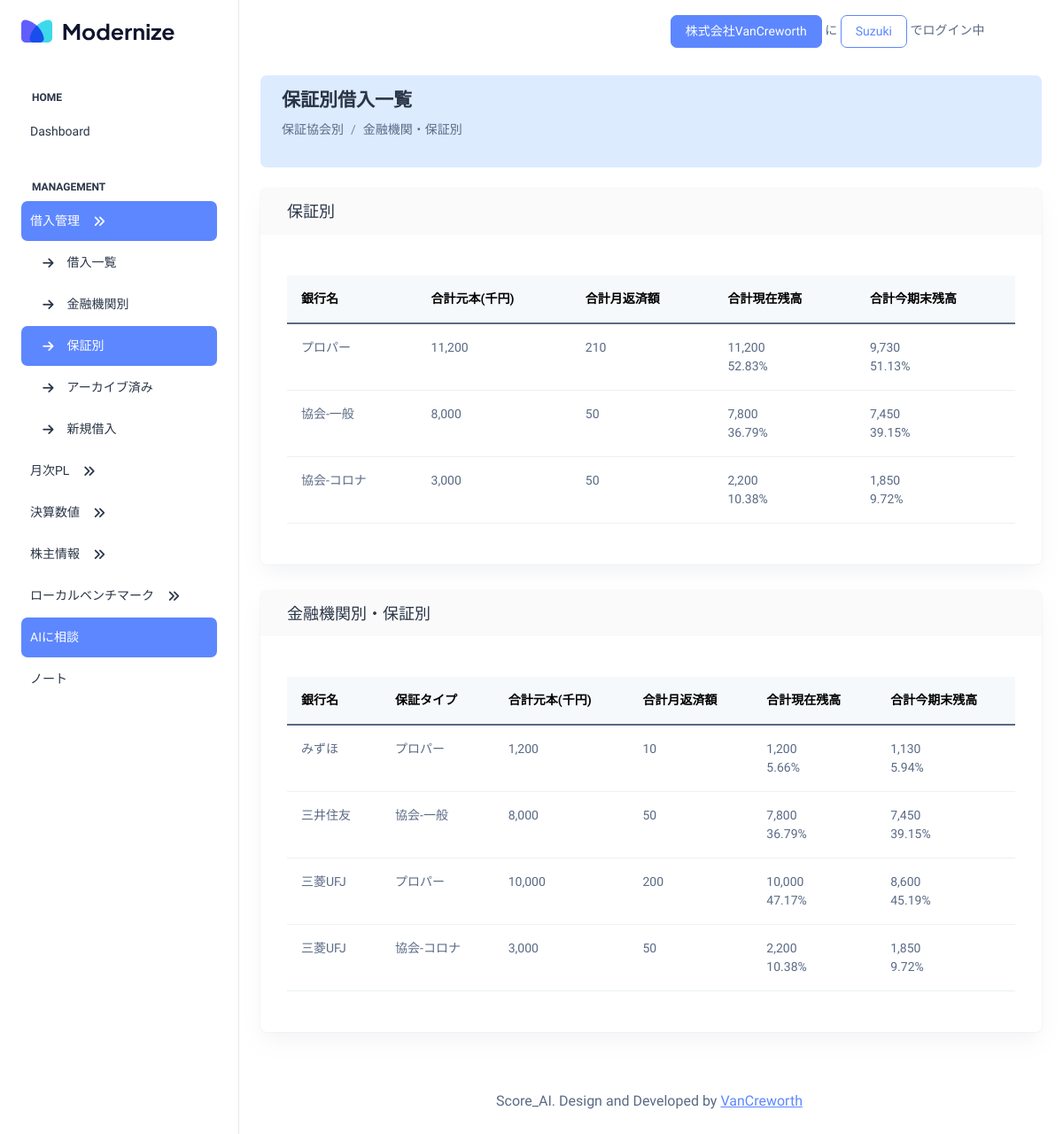
Screenshot of /debts_bySecuredType/ (signed in) with the database file from the repository.
### scoreai/models.py (models this page shows, shortened)
class Company(models.Model):
    id = models.CharField(primary_key=True, default=ulid.new, editable=False, max_length=26)
    name = models.CharField(max_length=255)
    fiscal_month = models.IntegerField("決算月", validators=[MinValueValidator(1), MaxValueValidator(12)])
    code = models.CharField(max_length=20, unique=True)
    industry_classification = models.ForeignKey('IndustryClassification', on_delete=models.SET_NULL, null=True, blank=True)
    industry_subclassification = models.ForeignKey('IndustrySubClassification', on_delete=models.SET_NULL, null=True, blank=True)
    COMPANY_SIZE_CHOICES = [
        ('s', '小規模'),
        ('m', '中規模'),
        ('l', '大規模'),
    ]
    company_size = models.CharField(
        "Company Size",
        max_length=10,
        choices=COMPANY_SIZE_CHOICES,
        default='s',
    )
    def __str__(self):
        return self.name

class User(AbstractUser):
    email = models.EmailField('メールアドレス', unique=True, max_length=255)
    username = models.CharField(
        'ユーザー名',
        max_length=20,
        unique=True,
        help_text='20文字以下のユーザー名を入力してください。',
        validators=[UnicodeUsernameValidator()],
        error_messages={
            'unique': "このユーザー名は既に使用されています。",
        },
    )
    is_active = models.BooleanField(
        'Active',
        default=True,
        help_text='IF the user is Active or not.'
    )
    is_financial_consultant = models.BooleanField(default=False)
    is_company_user = models.BooleanField(default=False)
    is_manager = models.BooleanField(default=False)
    created_at = models.DateTimeField(auto_now_add=True)
    updated_at = models.DateTimeField(auto_now=True)
    first_name = None
    last_name = None
    date_joined = None
    groups = None
    USERNAME_FIELD = 'email'
    REQUIRED_FIELDS = ['username']
    class Meta:
        verbose_name = 'ユーザー'
        verbose_name_plural = 'ユーザー'

class SecuredType(models.Model):
    name = models.CharField('保証区分', max_length=60)
    def __str__(self):
        return self.name

class FinancialInstitution(models.Model):
    name = models.CharField(max_length=255)
    short_name = models.CharField(max_length=24)
    JBAcode = models.CharField(max_length=6, unique=True)  # ユニーク制を追加
    bank_category =  models.CharField(
        max_length=50,
        choices=(
            ('都市銀行', '都市銀行'),
            ('地方銀行', '地方銀行'),
            ('第二地銀協加盟行', '第二地銀協加盟行'),
            ('信金中央金庫', '信金中央金庫'),
            ('信用金庫', '信用金庫'),
            ('商工組合中央金庫', '商工組合中央金庫'),
            ('労働金庫連合会', '労働金庫連合会'),
            ('農林中央金庫', '農林中央金庫'),
            ('政府関係機関', '政府関係機関'),
            ('信用組合', '信用組合'),
            ('その他', 'その他'),
        ),
        default = '地方銀行',
    )
    def __str__(self):
        return self.short_name

### scoreai/views.py (the view)
# urls.py: path('debts_bySecuredType/', DebtsBySecuredTypeListView.as_view(), name='debts_bySecuredType'),
class DebtsBySecuredTypeListView(LoginRequiredMixin, SelectedCompanyMixin, ListView):
    model = Debt
    template_name = 'scoreai/debt_list_bySecuredType.html'
    context_object_name = 'debt_list'
    def get_context_data(self, **kwargs):
        context = super().get_context_data(**kwargs)
        debt_list, debt_list_totals, debt_list_nodisplay, debt_list_rescheduled, debt_list_finished = get_debt_list(self.this_company)
        debt_list_bySecuredType = get_debt_list_byAny('secured_type', debt_list)
        debt_list_byBankAndSecuredType = get_debt_list_byBankAndSecuredType(debt_list)
        context.update({
            'title': '保証別借入一覧',
            'debt_list_totals': debt_list_totals,
            'debt_list_bySecuredType': debt_list_bySecuredType,
            'debt_list_byBankAndSecuredType': debt_list_byBankAndSecuredType,
        })
        return context

### scoreai/context_processors.py (called while the page is built)
def selected_company(request):
    if request.user.is_authenticated:
        selected_company = UserCompany.objects.filter(user=request.user, is_selected=True).first()
        return {'this_company': selected_company.company if selected_company else None}
    return {'this_company': None}

### scoreai/mixins.py (called while the page is built)
    def dispatch(self, request, *args, **kwargs):
        self.this_company = self.get_selected_company()
        return super().dispatch(request, *args, **kwargs)

    def get_selected_company(self):
        user = self.request.user
        user_company = UserCompany.objects.filter(user=user, is_selected=True).first()
        return user_company.company if user_company else None

    def get_context_data(self, **kwargs):
        context = super().get_context_data(**kwargs)
        context['this_company'] = self.this_company
        return context

    def get_queryset(self):
        queryset = super().get_queryset()
        return self.filter_by_selected_company(queryset)

    def filter_by_selected_company(self, queryset):
        if self.this_company:
            return queryset.filter(company=self.this_company)
        return queryset.none()

### scoreai/models.py (called while the page is built)
    @property
    def remaining_months(self):
        payment_terms = self.payment_terms
        elapsed_months = self.elapsed_months
        return max(0, payment_terms - elapsed_months)

    @property
    def elapsed_months(self):
        start_date = self.start_date
        now = datetime.now()
        return (now.year - start_date.year) * 12 + (now.month - start_date.month)

    def balance_after_months(self, months):
        projected_balance = self.principal - (self.monthly_repayment * months)  # Ensure this method returns a number
        projected_interest_amount = projected_balance * self.interest_rate / 12 / 100
        return max(0, projected_balance), max(0,projected_interest_amount)

    @property
    def balances_monthly(self):
        start_month = self.elapsed_months
        return [self.balance_after_months(month)[0] for month in range(start_month, start_month + 12)]

    @property
    def interest_amount_monthly(self):
        start_month = self.elapsed_months
        return [int(self.balance_after_months(month)[0]*self.interest_rate) for month in range(start_month, start_month + 12)]

    @property
    def balance_fy1(self):
        months_to_fy1 = self.elapsed_months + self.fiscal_year_months
        return self.balance_after_months(months_to_fy1)[0]

### templates/scoreai/debt_list_bySecuredType.html (shortened to what this page needs)
{% extends "scoreai/base.html" %}
{% load static %}
{% load humanize %}
{% load custom_filters %}
{% block head %}
<link rel="stylesheet" href="https://cdn.datatables.net/2.0.8/css/dataTables.dataTables.css">
{% endblock %}
{% block breadcrumb %}
<nav aria-label="breadcrumb">
  <ol class="breadcrumb">
    <li class="breadcrumb-item">
      <a class="text-muted text-decoration-none" href="#bySecuredType">保証協会別</a>
    </li>
    <li class="breadcrumb-item">
      <a class="text-muted text-decoration-none" href="#byBankAndSecured">金融機関・保証別</a>
    </li>
  </ol>
</nav>
{% endblock %}
{% block content %}
<div class="row">
  <div class="col-lg-12 d-flex align-items-strech">
    <div class="card w-100">
      <div class="card-header">
        <h5 class="card-title mb-0">保証別</h5>
      </div>
      <div class="card-body">
        <table class="table" id="debt_list_bySecuredType_table">
          <thead class="table-light">
            <tr>
              <th>銀行名</th>
              <th>合計元本(千円)</th>
              <th>合計月返済額</th>
              <th>合計現在残高</th>
              <th>合計今期末残高</th>
            </tr>
          </thead>
          <tbody class="table-group-divider">
            {% for debt in debt_list_bySecuredType %}
            <tr>
              <td>{{ debt.secured_type }}</td>
              <td>{{ debt.principal|to_thousands|intcomma }}</td>
              <td>{{ debt.monthly_repayment|to_thousands|intcomma }}</td>
              <td>{{ debt.balances_monthly.0|to_thousands|intcomma }}<br>{{debt.balances_monthly.0|percentage:debt_list_totals.total_balances_monthly.0 }}</td>
              <td>{{ debt.balance_fy1|to_thousands|intcomma }}<br>{{debt.balance_fy1|percentage:debt_list_totals.total_balance_fy1 }}</td>
            </tr>
            {% endfor %}
          </tbody>
        </table>
      </div>
    </div>
  </div>
</div>
<div class="row">
  <div class="col-lg-12 d-flex align-items-strech">
    <div class="card w-100">
      <div class="card-header">
        <h5 class="card-title mb-0">金融機関別・保証別</h5>
      </div>
      <div class="card-body">
        <table class="table" id="debt_list_byBankAndSecuredType_table">
          <thead class="table-light">
            <tr>
              <th>銀行名</th>
              <th>保証タイプ</th>
              <th>合計元本(千円)</th>
              <th>合計月返済額</th>
              <th>合計現在残高</th>
              <th>合計今期末残高</th>
            </tr>
          </thead>
          <tbody class="table-group-divider">
            {% for debt in debt_list_byBankAndSecuredType %}
            <tr>
              <td>{{ debt.financial_institution }}</td>
              <td>{{ debt.secured_type }}</td>
              <td>{{ debt.principal|to_thousands|intcomma }}</td>
              <td>{{ debt.monthly_repayment|to_thousands|intcomma }}</td>
              <td>{{ debt.balances_monthly.0|to_thousands|intcomma}}<br>{{debt.balances_monthly.0|percentage:debt_list_totals.total_balances_monthly.0 }}</td>
              <td>{{ debt.balance_fy1|to_thousands|intcomma }}<br>{{debt.balance_fy1|percentage:debt_list_totals.total_balance_fy1 }}</td>
            </tr>
            {% endfor %}
          </tbody>
        </table>
      </div>
    </div>
  </div>
</div>
{% endblock %}

### templates/scoreai/base-header.html (shortened to what this page needs)
{% load static %}
<header class="app-header">
  {% if user.is_authenticated %}
  <nav class="navbar navbar-expand-lg navbar-light">
    <div class="navbar-collapse justify-content-end px-0" id="navbarNav">
      <ul class="navbar-nav flex-row ms-auto align-items-center justify-content-end">
        <li class="nav-item me-3 d-flex align-items-center justify-content-center">
          <p class="mb-0">
            <button class="btn btn-primary">{{ this_company }}</button> に <button class="btn btn-outline-primary">{{ user.username }}</button> でログイン中
          </p>
        </li>
        <li class="nav-item dropdown">
          <a class="nav-link nav-icon-hover" href="javascript:void(0)" id="drop2" data-bs-toggle="dropdown"
            aria-expanded="false">
            <i class="ti ti-settings fs-6"></i>
          </a>
        </li>
      </ul>
    </div>
  </nav>
  {% endif %}
</header>

### rows the page displays
Company: name "株式会社VanCreworth"
User: username "Suzuki"
SecuredType: secured_type "プロパー", principal|to_thousands "11,200", monthly_repayment|to_thousands "210", balances_monthly.0|to_thousands "11,200", balances_monthly.0|percentage "52.83%", balance_fy1|to_thousands "9,730", balance_fy1|percentage "51.13%"
SecuredType: secured_type "協会-一般", principal|to_thousands "8,000", monthly_repayment|to_thousands "50", balances_monthly.0|to_thousands "7,800", balances_monthly.0|percentage "36.79%", balance_fy1|to_thousands "7,450", balance_fy1|percentage "39.15%"
SecuredType: secured_type "協会-コロナ", principal|to_thousands "3,000", monthly_repayment|to_thousands "50", balances_monthly.0|to_thousands "2,200", balances_monthly.0|percentage "10.38%", balance_fy1|to_thousands "1,850", balance_fy1|percentage "9.72%"
FinancialInstitution: financial_institution "みずほ", secured_type "プロパー", principal|to_thousands "1,200", monthly_repayment|to_thousands "10", balances_monthly.0|to_thousands "1,200", balances_monthly.0|percentage "5.66%", balance_fy1|to_thousands "1,130", balance_fy1|percentage "5.94%"
FinancialInstitution: financial_institution "三井住友", secured_type "協会-一般", principal|to_thousands "8,000", monthly_repayment|to_thousands "50", balances_monthly.0|to_thousands "7,800", balances_monthly.0|percentage "36.79%", balance_fy1|to_thousands "7,450", balance_fy1|percentage "39.15%"
FinancialInstitution: financial_institution "三菱UFJ", secured_type "プロパー", principal|to_thousands "10,000", monthly_repayment|to_thousands "200", balances_monthly.0|to_thousands "10,000", balances_monthly.0|percentage "47.17%", balance_fy1|to_thousands "8,600", balance_fy1|percentage "45.19%", secured_type "協会-コロナ", principal|to_thousands "3,000", monthly_repayment|to_thousands "50", balances_monthly.0|to_thousands "2,200", balances_monthly.0|percentage "10.38%", balance_fy1|to_thousands "1,850", balance_fy1|percentage "9.72%"

### other values shown
{{ title }} "保証別借入一覧"
